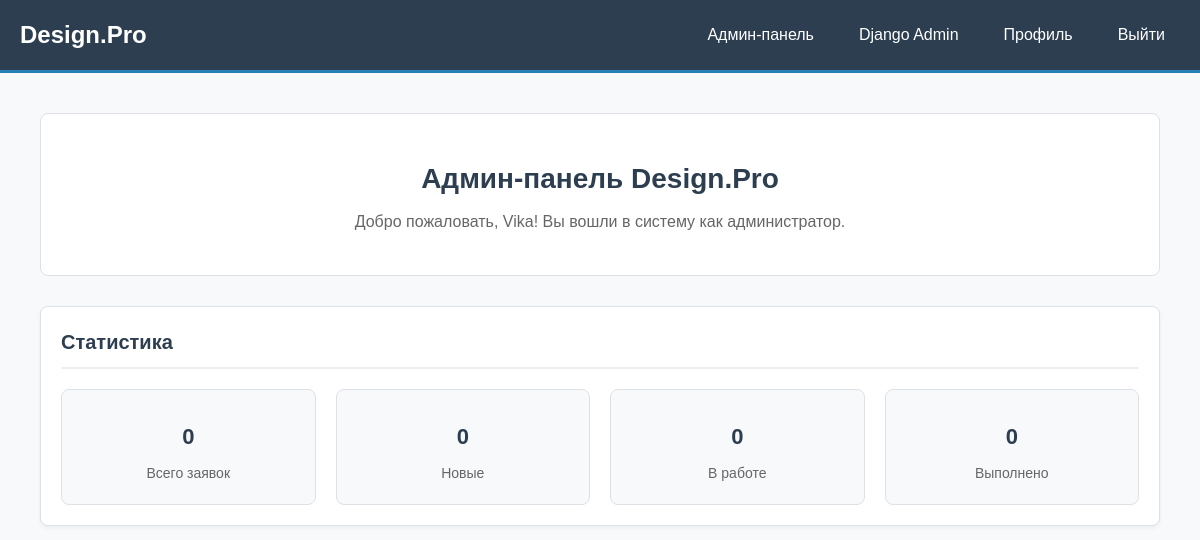
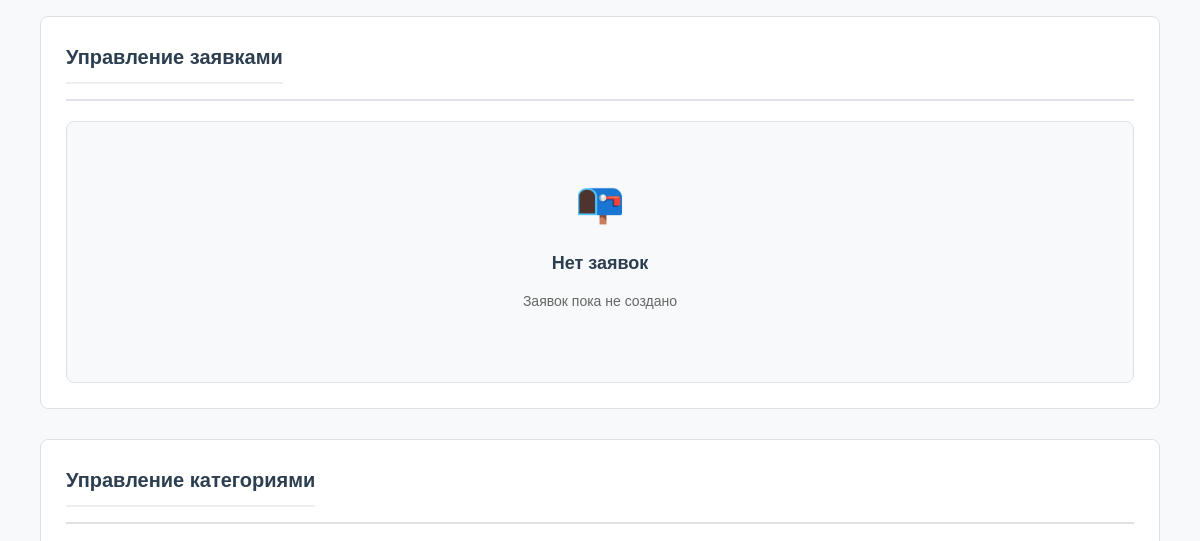
/my-admin/ (signed in, upper part), run on an earlier commit of the app's database (2 pictures, top to bottom).
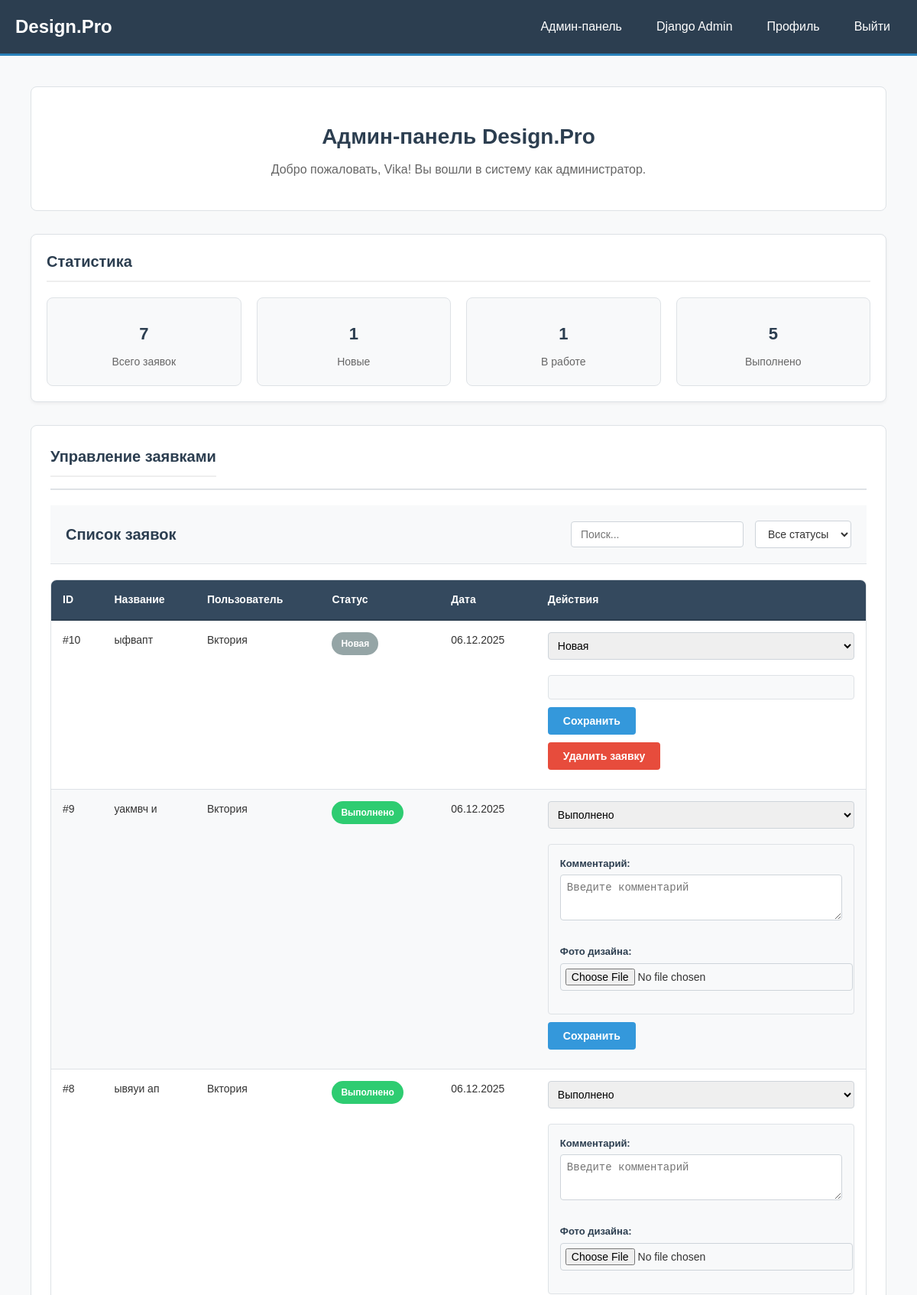
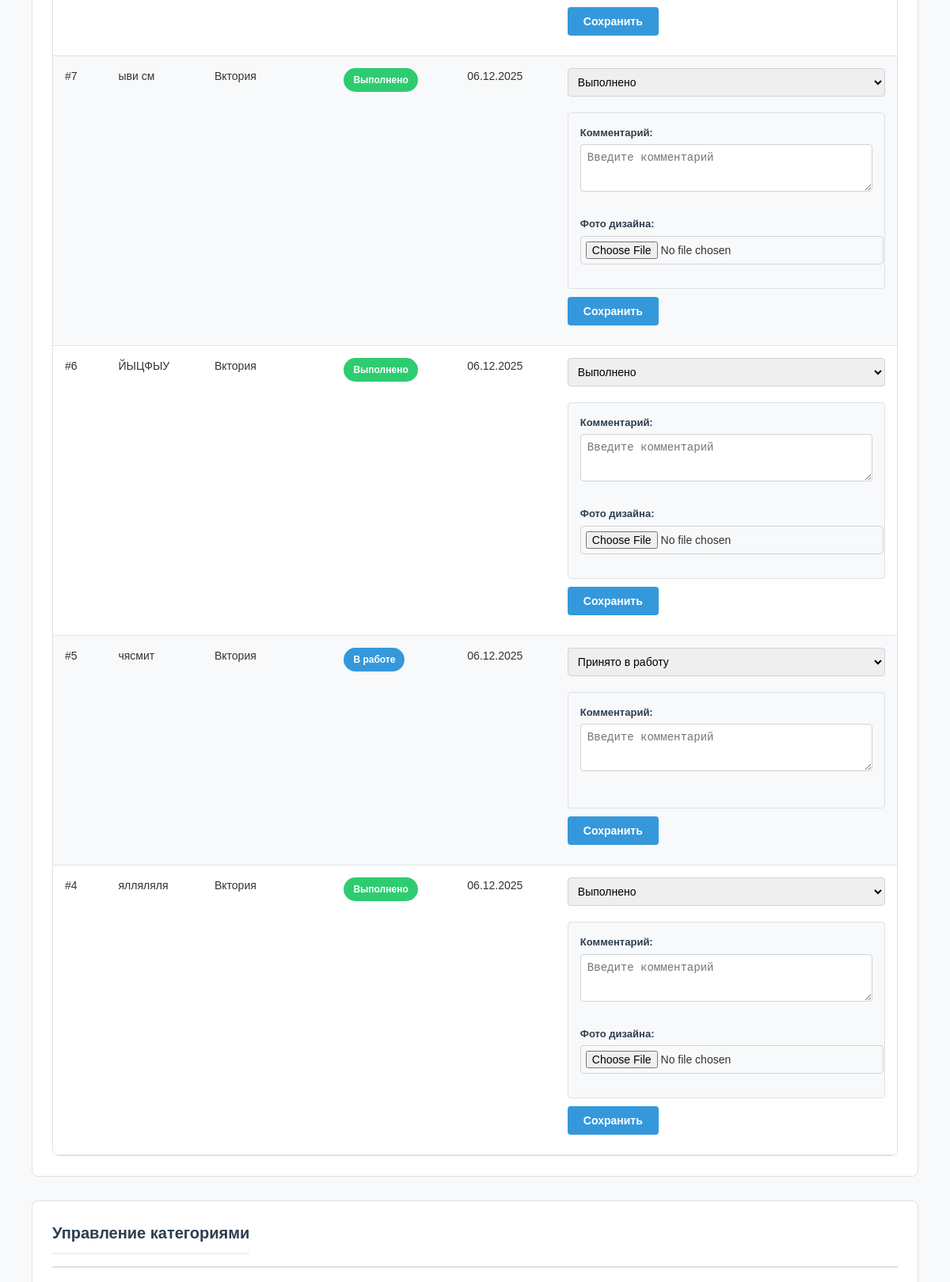
And on a later commit of the database (2 pictures, top to bottom).
### design/models.py (models this page shows, shortened)
class Application(models.Model):
    applicant = models.ForeignKey(CustomUser, on_delete=models.CASCADE, verbose_name="Пользователь")
    title = models.CharField(max_length=150, verbose_name="Название заявки")
    description = models.TextField(max_length=500, verbose_name="Описание заявки")
    image = models.FileField(upload_to='applications/', verbose_name="Загрузите фото заявки")
    category = models.ForeignKey(Category, on_delete=models.CASCADE, verbose_name='Категория заявки')
    design_image = models.FileField(upload_to='designs/', verbose_name="Фото готового дизайна", blank=True, null=True)
    STATUS_CHOICES = [
        ('N', "Новая"),
        ('P', "Принято в работу"),
        ('D', 'Выполнено')
    ]
    status = models.CharField(max_length=1, choices=STATUS_CHOICES, default="N", verbose_name='Статус заявки')
    date = models.DateTimeField(auto_now_add=True, verbose_name="Дата создания заявки")
    comment = models.TextField(blank=True, null=True, verbose_name="Комментарий к заявке")
    favorite = models.BooleanField(default=False, verbose_name='Добавить в избранное')
    class Meta:
        verbose_name = 'Заявка'
        verbose_name_plural = 'Заявки'
        ordering = ['-date']

class CustomUser(AbstractUser):
    username_validator = UnicodeUsernameValidator()
    username = models.CharField(
        _('username'),
        max_length=150,
        unique=True,
        validators=[username_validator],
        error_messages={
            "unique": _('Пользователь с таким именем уже существует.')
        },
    )
    first_name = models.CharField(_('Имя'), max_length=150, blank=True)
    last_name = models.CharField(_('Фамилия'), max_length=150, blank=True)
    email = models.EmailField(_('Email'), unique=True, blank=True)
    USERNAME_FIELD = 'username'
    REQUIRED_FIELDS = ['email', 'first_name', 'last_name']

### design/views.py (the view)
# urls.py: path('my-admin/', views.simple_admin_panel, name='simple_admin_panel'),
@user_passes_test(is_admin, login_url='login')
def simple_admin_panel(request):
    stats = {
        'total': Application.objects.count(),
        'new': Application.objects.filter(status='N').count(),
        'in_work': Application.objects.filter(status='P').count(),
        'completed': Application.objects.filter(status='D').count(),
    }
    recent_apps = Application.objects.select_related('applicant', 'category')[:10]
    categories = Category.objects.all()
    context = {
        'stats': stats,
        'recent_apps': recent_apps,
        'categories': categories,
    }
    return render(request, 'admin/simple_panel.html', context)

### design/views.py (called while the page is built)
def is_admin(user):
    return user.is_authenticated and user.is_staff

### design/templates/admin/simple_panel.html (shortened to what the changed rows need)
{% extends 'basic.html' %}
{% block content %}
<div class="admin-container">
    <div class="admin-header">
        <h1 class="page-title">Админ-панель Design.Pro</h1>
    </div>
    <div class="stats-box">
        <h2 class="section-title">Статистика</h2>
        <div class="stats-grid">
            <div class="stat-card">
                <div class="stat-number">{{ stats.total }}</div>
                <div class="stat-label">Всего заявок</div>
            </div>
            <div class="stat-card">
                <div class="stat-number">{{ stats.new }}</div>
                <div class="stat-label">Новые</div>
            </div>
            <div class="stat-card">
                <div class="stat-number">{{ stats.in_work }}</div>
                <div class="stat-label">В работе</div>
            </div>
            <div class="stat-card">
                <div class="stat-number">{{ stats.completed }}</div>
                <div class="stat-label">Выполнено</div>
            </div>
        </div>
    </div>
    <div class="admin-section">
        <div class="section-header">
            <h2 class="section-title">Управление заявками</h2>
        </div>
        {% if recent_apps %}
        <div class="admin-table-container">
            <div class="admin-table-header">
                <h2>Список заявок</h2>
                <div class="admin-table-controls">
                    <input type="text" class="admin-search" placeholder="Поиск...">
                    <select class="admin-filter">
                        <option value="">Все статусы</option>
                    </select>
                </div>
            </div>
            <div class="table-container">
                <table class="admin-table">
                    <thead>
                        <tr>
                            <th>ID</th>
                            <th>Название</th>
                            <th>Пользователь</th>
                            <th>Статус</th>
                            <th>Дата</th>
                            <th>Действия</th>
                        </tr>
                    </thead>
                    <tbody>
                        {% for app in recent_apps %}
                        <tr>
                            <td>#{{ app.id }}</td>
                            <td>{{ app.title|truncatechars:30 }}</td>
                            <td>{{ app.applicant.username }}</td>
                            <td>
                                {% if app.status == 'N' %}
                                    <span class="admin-status-badge admin-status-new">Новая</span>
                                {% elif app.status == 'P' %}
                                    <span class="admin-status-badge admin-status-work">В работе</span>
                                {% else %}
                                    <span class="admin-status-badge admin-status-done">Выполнено</span>
                                {% endif %}
                            </td>
                            <td>{{ app.date|date:"d.m.Y" }}</td>
                            <td>
                                <form method="post" action="{% url 'admin_change_status' app.id %}" class="status-form">
                                    <select name="status" class="form-select">
                                        <option value="N" {% if app.status == 'N' %}selected{% endif %}>Новая</option>
                                        <option value="P" {% if app.status == 'P' %}selected{% endif %}>Принято в работу</option>
                                        <option value="D" {% if app.status == 'D' %}selected{% endif %}>Выполнено</option>
                                    </select>
                                    <div class="form-fields">
                                        {% if app.status == 'P' or app.status == 'D' %}
                                        <div class="form-group">
                                            <label class="form-label">Комментарий:</label>
                                            <textarea name="comment" rows="2" placeholder="Введите комментарий"
                                                      class="form-textarea">{{ app.comment|default:'' }}</textarea>
                                        </div>
                                        {% endif %}
                                        {% if app.status == 'D' %}
                                        <div class="form-group">
                                            <label class="form-label">Фото дизайна:</label>
                                            <input type="file" name="design_image" class="form-file">
                                        </div>
                                        {% endif %}
                                    </div>
                                    <button type="submit" class="admin-btn admin-btn-primary">Сохранить</button>
                                </form>
                                {% if app.status == 'N' %}
                                <form method="post" action="{% url 'application-delete' app.id %}"
                                      onsubmit="return confirm('Удалить заявку?')" class="delete-form">
                                    <button type="submit" class="admin-btn admin-btn-danger">Удалить заявку</button>
                                </form>
                                {% endif %}
                            </td>
                        </tr>
                        {% endfor %}
                    </tbody>
                </table>
            </div>
        </div>
        {% else %}
        <div class="admin-empty-state">
            <div class="admin-empty-icon">📭</div>
            <h3 class="admin-empty-title">Нет заявок</h3>
            <p class="admin-empty-text">Заявок пока не создано</p>
        </div>
        {% endif %}
    </div>
    <div class="admin-section">
        <div class="section-header">
            <h2 class="section-title">Управление категориями</h2>
        </div>
    </div>
</div>
{% endblock %}

What changed in the data, as far as the page shows it:
added Application: id "10", title "ыфвапт", applicant.username "Вктория", shows "Новая", date "06.12.2025", status "Новая", shows "Удалить заявку"
added Application: id "9", title "уакмвч и", applicant.username "Вктория", shows "Выполнено", date "06.12.2025", status "Выполнено"
added Application: id "8", title "ывяуи ап", applicant.username "Вктория", shows "Выполнено", date "06.12.2025", status "Выполнено"
added Application: id "7", title "ыви см", applicant.username "Вктория", shows "Выполнено", date "06.12.2025", status "Выполнено"
added Application: id "6", title "ЙЫЦФЫУ", applicant.username "Вктория", shows "Выполнено", date "06.12.2025", status "Выполнено"
added Application: id "5", title "чясмит", applicant.username "Вктория", shows "В работе", date "06.12.2025", status "Принято в работу"
added Application: id "4", title "ялляляля", applicant.username "Вктория", shows "Выполнено", date "06.12.2025", status "Выполнено"
Also different on the page:
{{ stats.total }}: "0" → "7"
{{ stats.new }}: "0" → "1"
{{ stats.in_work }}: "0" → "1"
{{ stats.completed }}: "0" → "5"
form field value: (not shown) → "Все статусы"
text no longer shown: "📭 Нет заявок Заявок пока не создано"
text now shown: "Список заявок ID Название Пользователь Статус Дата Действия"
